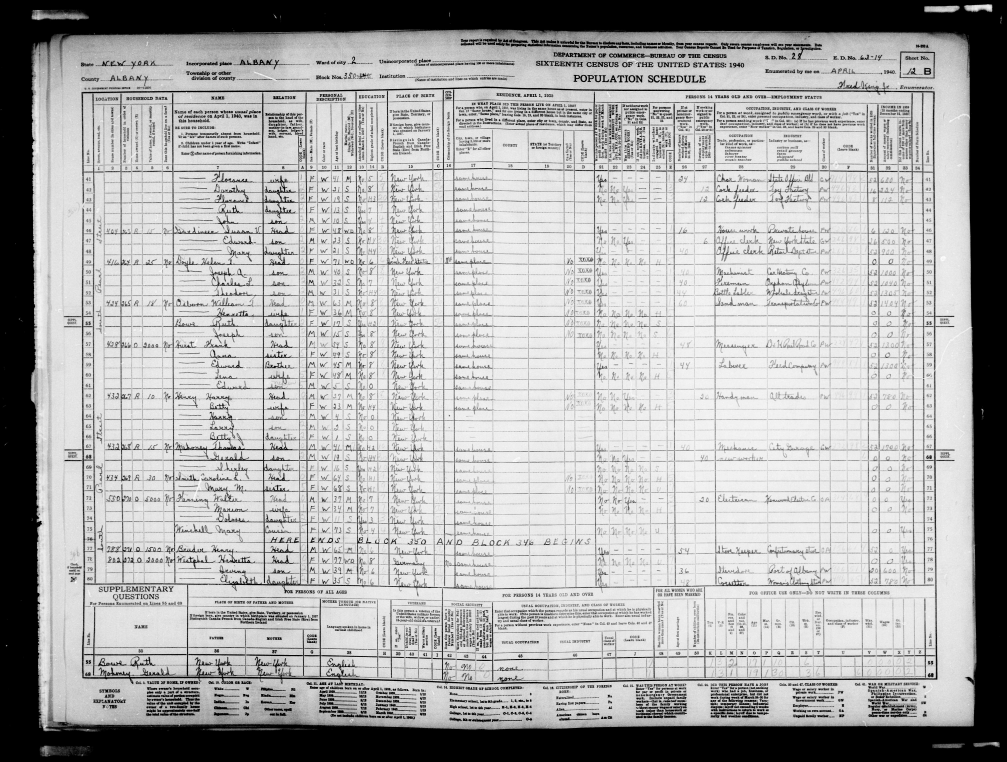
#> input picture images/Crop1.jpg, 6042 x 4568 px (shown at 1/6 size)
$ python -i ImagePrep.py   (imports and definitions only)
#> lines starting #> are read from the running program, lines starting #| are printed output that depends on the picture; after the words box and inside, x2 and y2 are one past the last pixel; in counts of white or black regions, pixels touching at a corner belong together
#> further down, picture is the input picture: shape (4568, 6042); min 0, max 255, mean 172.5
import cv2

def prep(img):

    #Reduce Image Size or create image pyramid
    img = cv2.resize(img, None, fx=1/10, fy=1/10, interpolation = cv2.INTER_AREA)
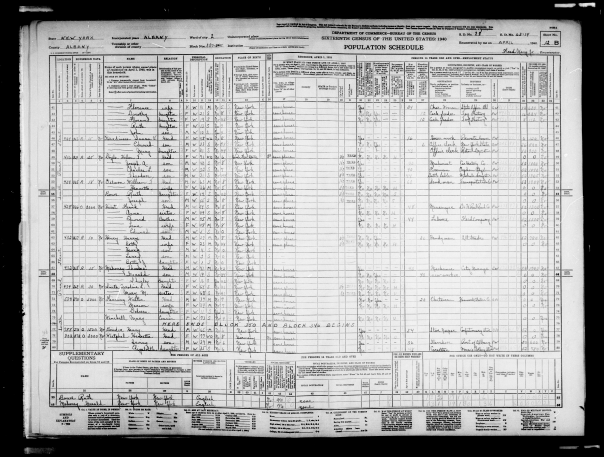
#> img: shape (457, 604); min 0, max 251, mean 172.5

    # Histogram Stretch Image
    histStretch = cv2.createCLAHE(clipLimit=2.0, tileGridSize=(8, 8))
    img = histStretch.apply(img)
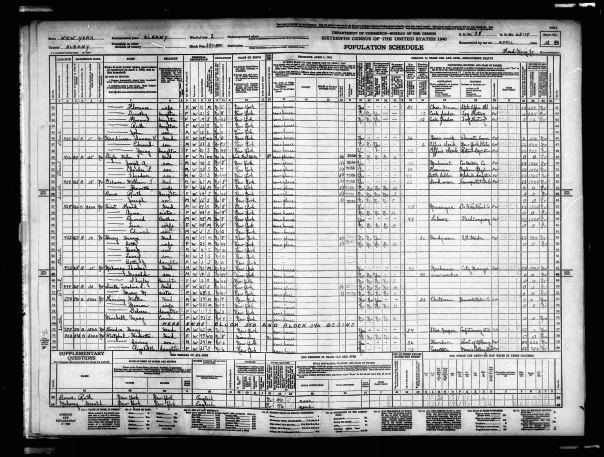
#> img: shape (457, 604); min 2, max 253, mean 159.3

    # Median Filter (get rid of text, background noise).
    img = cv2.medianBlur(img, 17)
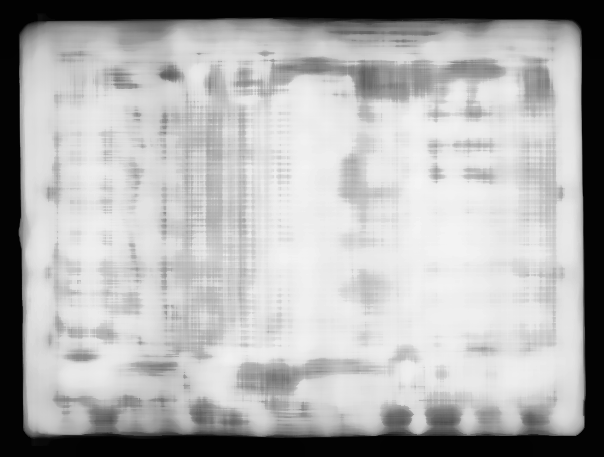
#> img: shape (457, 604); min 2, max 245, mean 174.4

    # Automatically threshold image into foreground, background
    img = cv2.Canny(img, 295, 300)
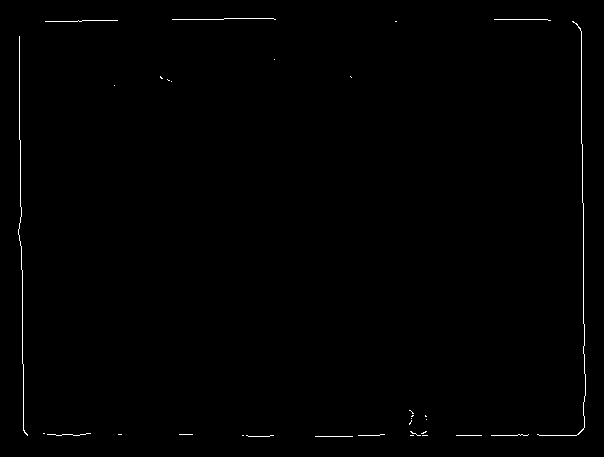
#> img: shape (457, 604); 0.51% white in thin lines or dots, all inside (x1, y1, x2, y2) = (18, 18, 586, 437)
    #__,img = cv2.threshold(img, 127, 255, cv2.THRESH_BINARY)

    # Resize image back to original
    img = cv2.resize(img, None, fx=10, fy=10, interpolation=cv2.INTER_CUBIC)
#> img: shape (4570, 6040)

    return img


# [45 lines left out: function variance_prep, not called in this run]

>>> import cv2
>>> picture = cv2.imread('../images/Crop1.jpg', cv2.IMREAD_GRAYSCALE)
>>> result = prep(picture)

$ run again, on images/Crop10.jpg
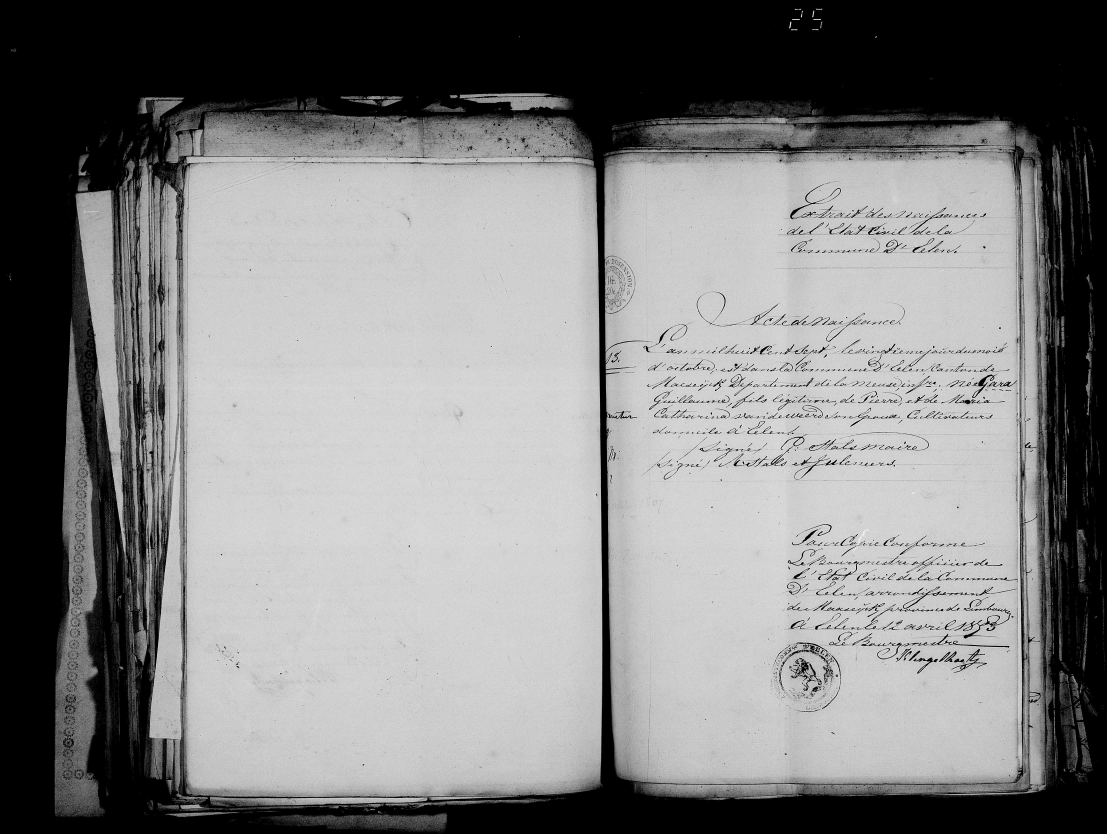
#> input picture images/Crop10.jpg, 4426 x 3336 px (shown at 1/4 size)
#> picture is the input picture: shape (3336, 4426); min 0, max 255, mean 129
#> in prep, `img = cv2.medianBlur(img, 17)`:
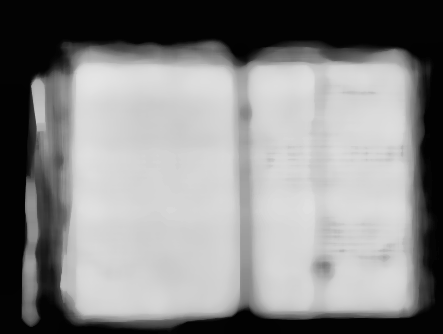
#> img: shape (334, 443); min 2, max 229, mean 135.4
#> in prep, `img = cv2.Canny(img, 295, 300)`:
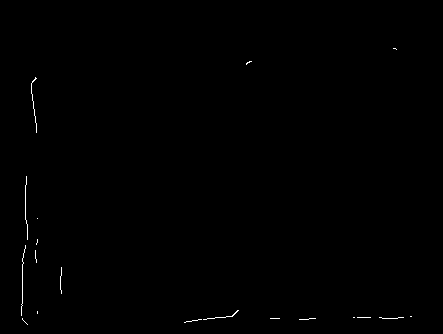
#> img: shape (334, 443); 0.27% white in thin lines or dots, all inside (x1, y1, x2, y2) = (21, 48, 412, 325)

$ run again, on images/Crop11.jpg
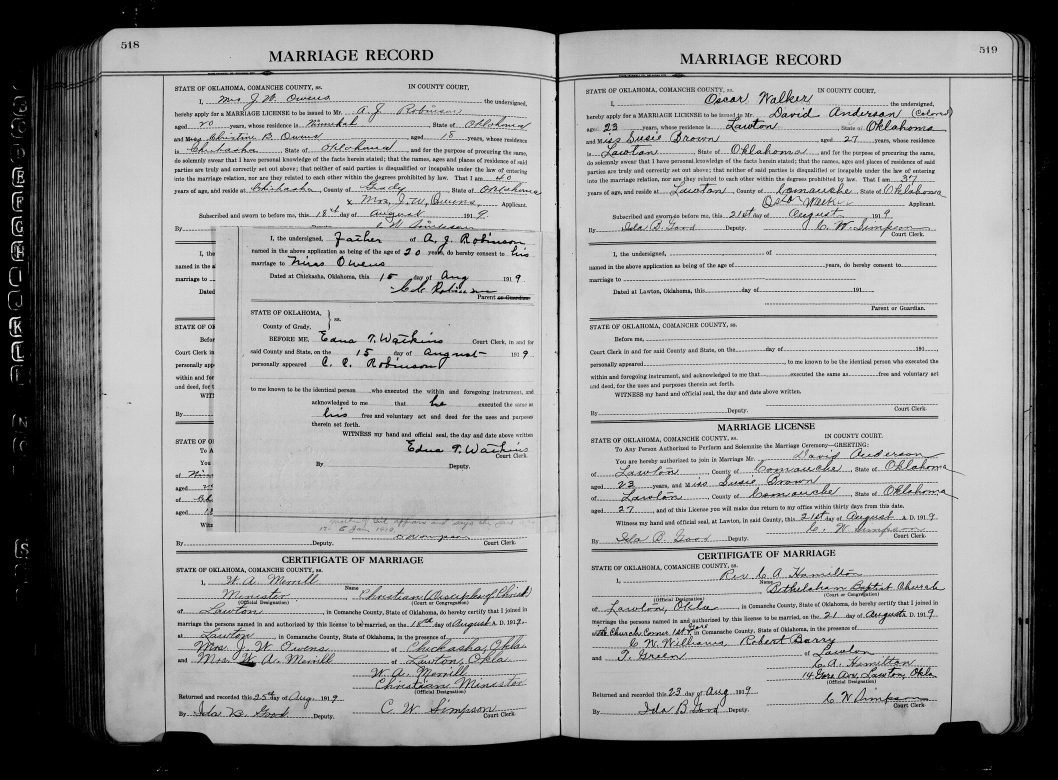
#> input picture images/Crop11.jpg, 5287 x 3896 px (shown at 1/5 size)
#> picture is the input picture: shape (3896, 5287); min 0, max 255, mean 151.4
#> in prep, `img = cv2.medianBlur(img, 17)`:
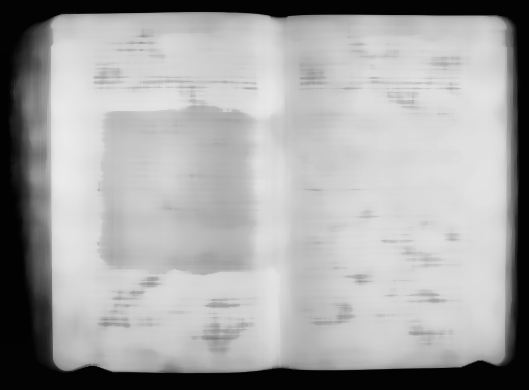
#> img: shape (390, 529); min 2, max 234, mean 165.1
#> in prep, `img = cv2.Canny(img, 295, 300)`:
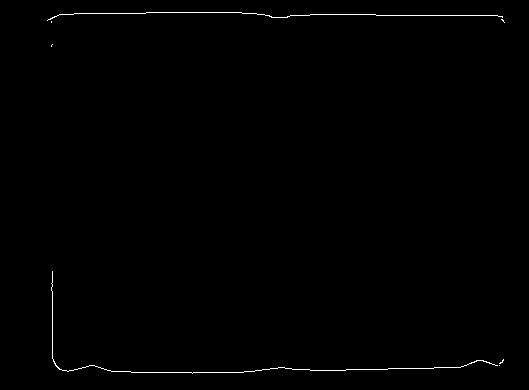
#> img: shape (390, 529); 0.5% white in thin lines or dots, all inside (x1, y1, x2, y2) = (47, 12, 505, 374)

$ run again, on images/Crop2.jpg
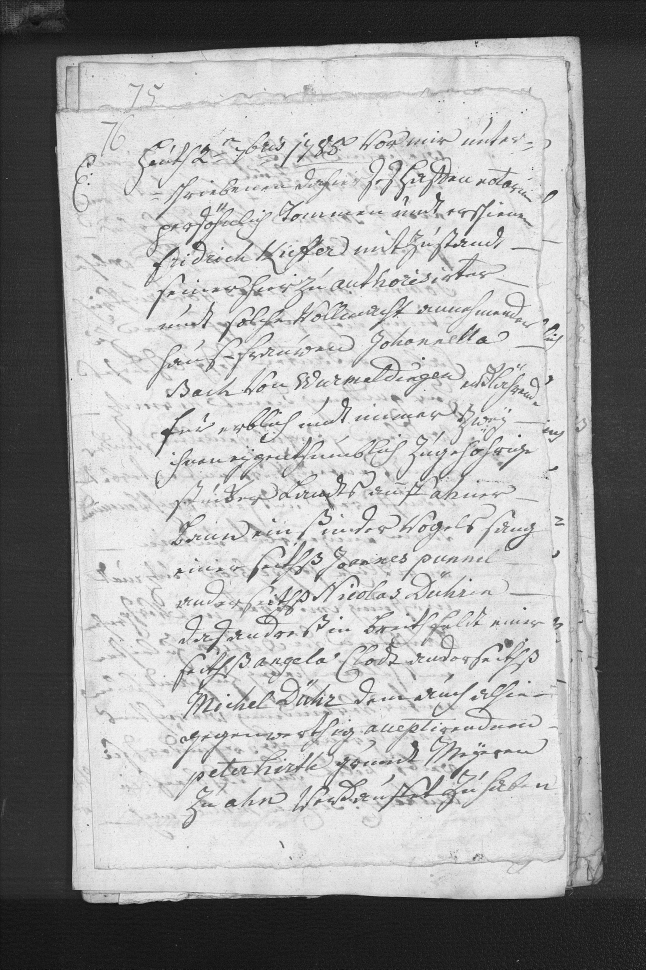
#> input picture images/Crop2.jpg, 3226 x 4846 px (shown at 1/5 size)
#> picture is the input picture: shape (4846, 3226); min 0, max 255, mean 164.9
#> in prep, `img = cv2.medianBlur(img, 17)`:
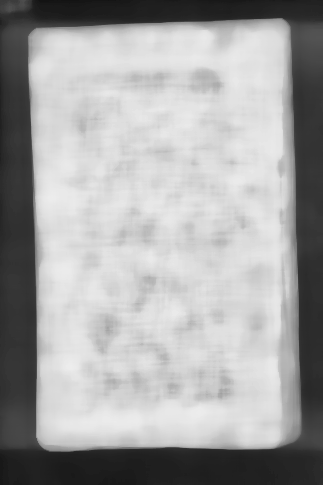
#> img: shape (485, 323); min 19, max 237, mean 164.4
#> in prep, `img = cv2.Canny(img, 295, 300)`:
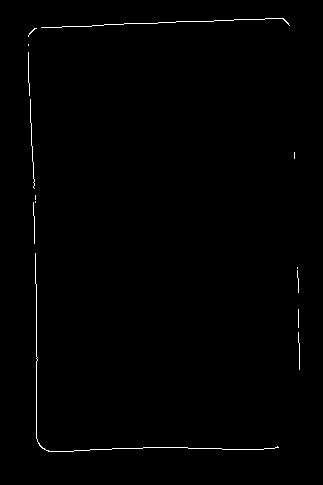
#> img: shape (485, 323); 0.63% white in thin lines or dots, all inside (x1, y1, x2, y2) = (28, 18, 300, 452)
